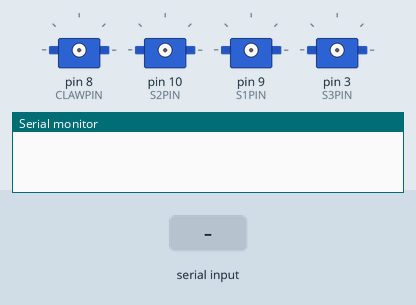
This sketch was run on a simulated Arduino Uno, built with avr-gcc and run on an emulated ATmega328P. On the bench: 4 × servo, the last lines printed to the serial monitor. The test bench sets the inputs (shaded band).

Above: at 1.2 s.
1.3 s: "1" received over Serial
2.8 s: byte 100 ('d') received over Serial
At 3.5 s:
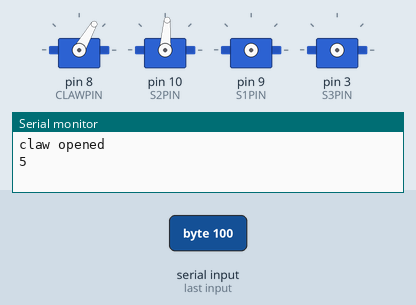
4.3 s: "4" received over Serial
At 4.6 s:
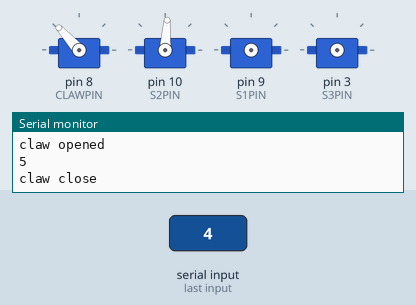
5.8 s: byte 122 ('z') received over Serial
At 7.0 s:
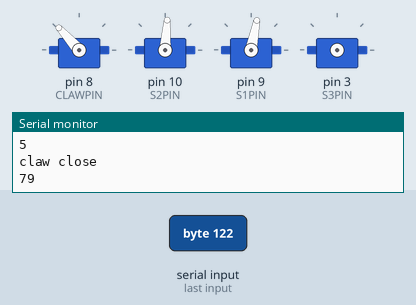
7.3 s: byte 120 ('x') received over Serial
At 8.1 s:
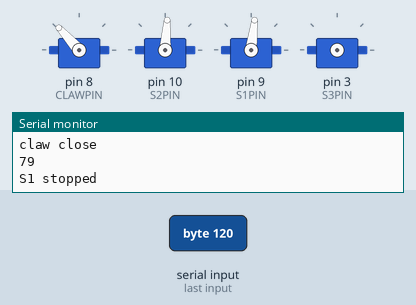
8.8 s: "q" received over Serial
At 9.2 s:
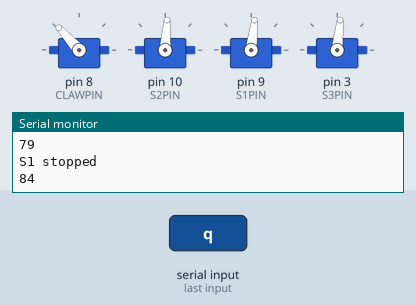
Timing chart, 0 to 11.3 s (numbered marks = the images above; inputs shaded):
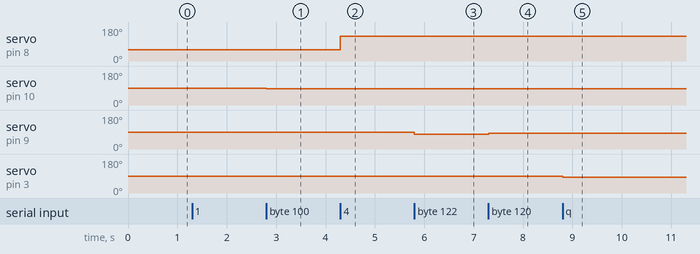

Measured:
- after the input at 2.8 s, servo on pin 10 (S2PIN): 90° → 86° at once
- after the input at 4.3 s, servo on pin 8 (CLAWPIN): 60° → 132° at once
- after the input at 5.8 s, servo on pin 9 (S1PIN): 90° → 79° at once
- after the input at 7.3 s, servo on pin 9 (S1PIN): 79° → 83° at once
- after the input at 8.8 s, servo on pin 3 (S3PIN): 90° → 84° at once

The sketch:

servoBrain.ino.ino
```cpp
#include <Servo.h>
#define CLAWPIN 8
#define S1PIN 9
#define S2PIN 10
#define S3PIN 3

#define clawClosed

#define S3stopSpeed 80
#define S2stopSpeed 80
#define S1stopSpeed 83

#define s3rightMax 94
#define s3leftMax 90
#define s2rightMax 50
#define s2leftMax 110
#define s1rightMax 100
#define s1leftMax 70

int s1speeds[9] = {59,67,75,79,83,87,95,103,115};
int s2speeds[9] = {56,64,70,74,80,86,94,100,112};

Servo s1,s2,s3,claw;
void setup()
{
  Serial.begin(9600);
}
char command;
int clawangle=90,s3speed=S3stopSpeed,s2speed=4,s1speed=4;
void loop(){
  if (Serial.available()>0){
      command=Serial.read();
  }
  switch (command){
    case 'f':
      s1.detach();
      s2.detach();
      s3.detach();
      claw.detach();
      command='p';
      break;

      //////CLAW SERVO///////////
     case '1':
        if (!claw.attached()) claw.attach(CLAWPIN);
        clawangle=60;
        claw.write(clawangle);
        Serial.println("claw opened");
        command='p';
        break;

     case '2':
        if (!claw.attached()) claw.attach(CLAWPIN);
        clawangle-=4;
        claw.write(clawangle);
        Serial.println(clawangle);
       command='p';
      break;

     case '3':
        if (!claw.attached()) claw.attach(CLAWPIN);
        clawangle+=4;
        claw.write(clawangle);
        Serial.println(clawangle);
       command='p';
      break;

     case '4':
       if (!claw.attached()) claw.attach(CLAWPIN);
       clawangle=132;
       claw.write(clawangle);
       Serial.println("claw close");
       command='p';
       break;

     /// Servo 3 ////
     case 'q':
       if (!s3.attached()) s3.attach(S3PIN);
       s3speed+=4;
       Serial.println(s3speed);
       s3.write(s3speed);
       command='p';
      break;
     case 'w':
       s3.detach();
       Serial.println("Servo 3 stopped");
       s3speed=S3stopSpeed;
       command='p';
      break;
     case 'e':
       if (!s3.attached()) s3.attach(S3PIN);
       s3speed-=4;
       Serial.println(+s3speed);
       s3.write(s3speed);
       command='p';
       break;
     /// Servo 2 ////
     case 'a':
       if (!s2.attached()) s2.attach(S2PIN);
       if (s2speed>0){
         s2speed-=1;
         s2.write(s2speeds[s2speed]);
         Serial.println(s2speed);
     }
       command='p';
       break;
     case 's':
       s2speed=4;
       s2.write(s2speeds[s2speed]);
       command='p';
       Serial.println("S2 stopped");
       break;
     case 'd':
       if (!s2.attached()) s2.attach(S2PIN);
       if (s2speed<8){
         s2speed+=1;
         Serial.println(s2speed);
         s2.write(s2speeds[s2speed]);
       }
       command='p';
       break;
     /// Servo 1 ///
     case 'z':
       if (!s1.attached()) s1.attach(S1PIN);
       if (s1speed>0) {
          s1speed-=1;
          Serial.println(s1speeds[s1speed]);
          s1.write(s1speeds[s1speed]+5);
          s1.write(s1speeds[s1speed]);
       }
       command='p';
       break;
     case 'x':
       s1speed=4;
       s1.write(S1stopSpeed);
       command='p';
       Serial.println("S1 stopped");
       break;
     case 'c':
       if (!s1.attached()) s1.attach(S1PIN);
       if (s1speed<8){
         s1speed+=1;
         Serial.println(s1speeds[s1speed]);
         s1.write(s1speeds[s1speed]);
       }
       command='p';
       break;
     default:
      break;
  }


}
```
